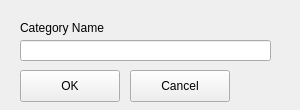
<?xml version="1.0" encoding="UTF-8"?>
<ui version="4.0">
 <class>UpdateCategoryWindow</class>
 <widget class="QWidget" name="UpdateCategoryWindow">
  <property name="geometry">
   <rect>
    <x>0</x>
    <y>0</y>
    <width>300</width>
    <height>110</height>
   </rect>
  </property>
  <property name="windowTitle">
   <string>Form</string>
  </property>
  <widget class="QLabel" name="categoryNameLabel">
   <property name="geometry">
    <rect>
     <x>20</x>
     <y>20</y>
     <width>141</width>
     <height>16</height>
    </rect>
   </property>
   <property name="text">
    <string>Category Name</string>
   </property>
  </widget>
  <widget class="QLineEdit" name="categoryNameInput">
   <property name="geometry">
    <rect>
     <x>20</x>
     <y>40</y>
     <width>251</width>
     <height>21</height>
    </rect>
   </property>
  </widget>
  <widget class="QPushButton" name="okButton">
   <property name="geometry">
    <rect>
     <x>20</x>
     <y>70</y>
     <width>100</width>
     <height>32</height>
    </rect>
   </property>
   <property name="text">
    <string>OK</string>
   </property>
  </widget>
  <widget class="QPushButton" name="cancelButton">
   <property name="geometry">
    <rect>
     <x>130</x>
     <y>70</y>
     <width>100</width>
     <height>32</height>
    </rect>
   </property>
   <property name="text">
    <string>Cancel</string>
   </property>
  </widget>
 </widget>
 <resources/>
 <connections/>
</ui>
